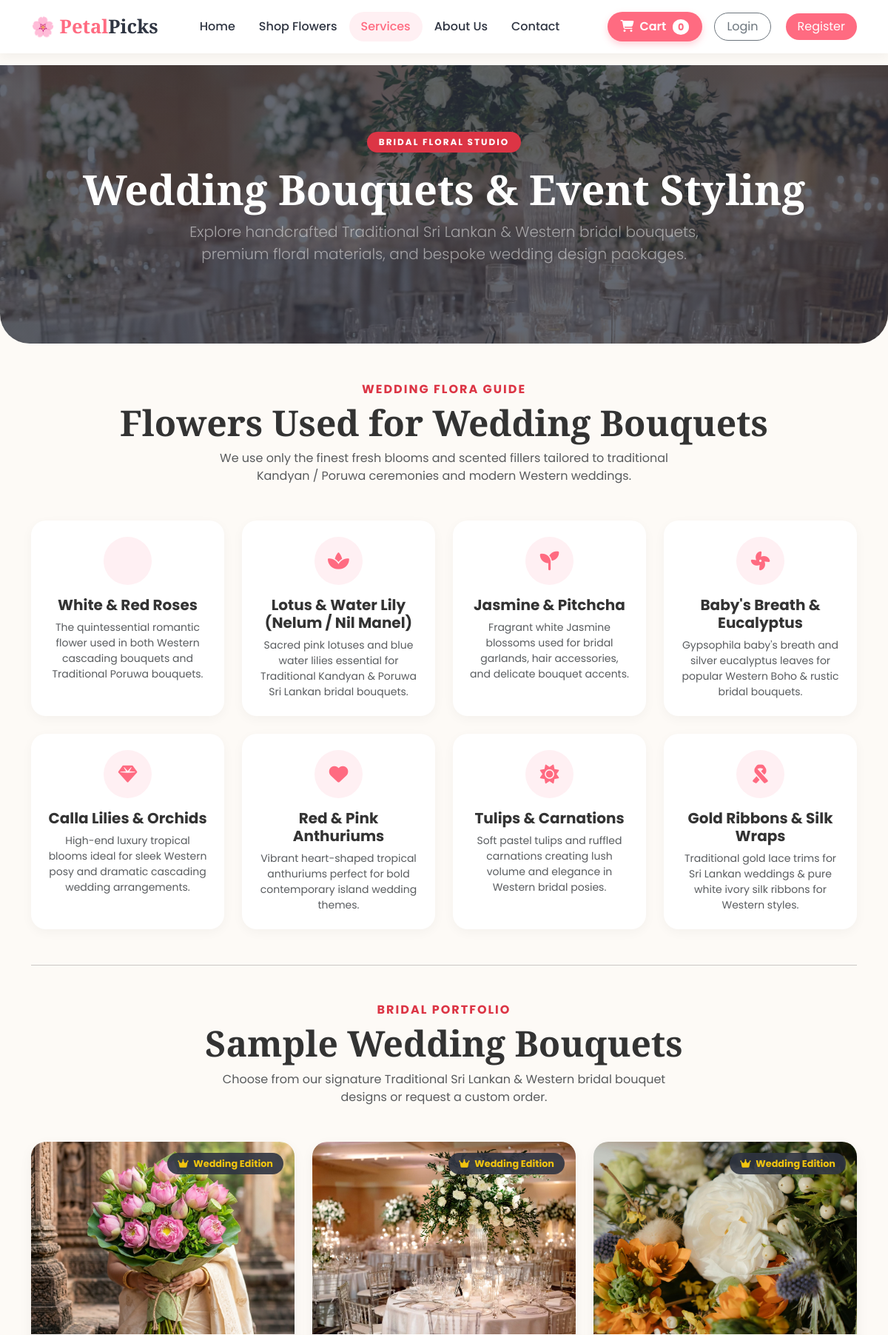
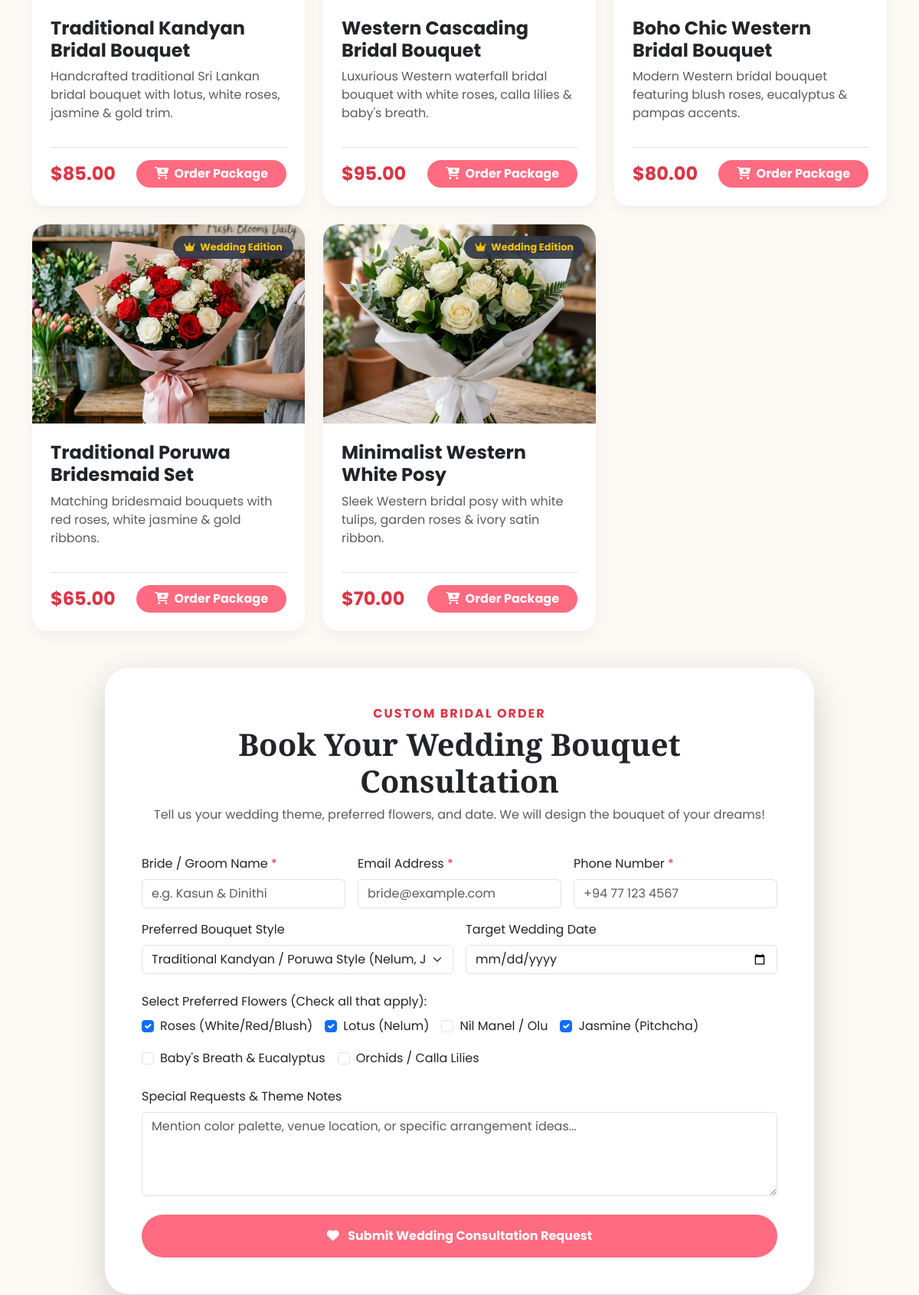
/services.php (upper part), run on the app's committed database (2 pictures, top to bottom).
### tables this page shows
CREATE TABLE IF NOT EXISTS products (
    id INT AUTO_INCREMENT PRIMARY KEY,
    name VARCHAR(100) NOT NULL,
    description TEXT,
    price DECIMAL(10, 2) NOT NULL,
    image_url VARCHAR(255) NOT NULL,
    category VARCHAR(50) DEFAULT 'Bouquets',
    created_at TIMESTAMP DEFAULT CURRENT_TIMESTAMP
);

### services.php (the view, shortened to what this page needs)
<?php
require_once 'db_connect.php';
require_once 'header.php';
$wedding_products_res = $conn->query("SELECT * FROM products WHERE category = 'Wedding Bouquets' ORDER BY id ASC");
?>
<div class="services-hero">
    <div class="container">
        <span class="badge bg-danger rounded-pill px-3 py-2 mb-3 text-uppercase fw-bold" style="letter-spacing: 2px;">Bridal Floral Studio</span>
        <h1 class="display-4 fw-bold mb-2">Wedding Bouquets & Event Styling</h1>
        <p class="lead text-white-50 mx-auto" style="max-width: 700px;">Explore handcrafted Traditional Sri Lankan & Western bridal bouquets, premium floral materials, and bespoke wedding design packages.</p>
    </div>
</div>
<div class="container mb-5">
    <div class="text-center mb-5">
        <span class="text-danger fw-bold text-uppercase" style="letter-spacing: 2px;">Wedding Flora Guide</span>
        <h2 class="display-5 fw-bold mt-1">Flowers Used for Wedding Bouquets</h2>
        <p class="text-muted mx-auto" style="max-width: 650px;">We use only the finest fresh blooms and scented fillers tailored to traditional Kandyan / Poruwa ceremonies and modern Western weddings.</p>
    </div>
    <div class="row g-4 mb-5">
        <div class="col-md-3 col-sm-6">
            <div class="flower-material-card">
                <div class="flower-material-icon"><i class="fa-solid fa-rose"></i></div>
                <h5 class="fw-bold">White & Red Roses</h5>
                <p class="text-muted small mb-0">The quintessential romantic flower used in both Western cascading bouquets and Traditional Poruwa bouquets.</p>
            </div>
        </div>
        <div class="col-md-3 col-sm-6">
            <div class="flower-material-card">
                <div class="flower-material-icon"><i class="fa-solid fa-spa"></i></div>
                <h5 class="fw-bold">Lotus & Water Lily (Nelum / Nil Manel)</h5>
                <p class="text-muted small mb-0">Sacred pink lotuses and blue water lilies essential for Traditional Kandyan & Poruwa Sri Lankan bridal bouquets.</p>
            </div>
        </div>
        <div class="col-md-3 col-sm-6">
            <div class="flower-material-card">
                <div class="flower-material-icon"><i class="fa-solid fa-seedling"></i></div>
                <h5 class="fw-bold">Jasmine & Pitchcha</h5>
                <p class="text-muted small mb-0">Fragrant white Jasmine blossoms used for bridal garlands, hair accessories, and delicate bouquet accents.</p>
            </div>
        </div>
        <div class="col-md-3 col-sm-6">
            <div class="flower-material-card">
                <div class="flower-material-icon"><i class="fa-solid fa-fan"></i></div>
                <h5 class="fw-bold">Baby's Breath & Eucalyptus</h5>
                <p class="text-muted small mb-0">Gypsophila baby's breath and silver eucalyptus leaves for popular Western Boho & rustic bridal bouquets.</p>
            </div>
        </div>
        <div class="col-md-3 col-sm-6">
            <div class="flower-material-card">
                <div class="flower-material-icon"><i class="fa-solid fa-gem"></i></div>
                <h5 class="fw-bold">Calla Lilies & Orchids</h5>
                <p class="text-muted small mb-0">High-end luxury tropical blooms ideal for sleek Western posy and dramatic cascading wedding arrangements.</p>
            </div>
        </div>
        <div class="col-md-3 col-sm-6">
            <div class="flower-material-card">
                <div class="flower-material-icon"><i class="fa-solid fa-heart"></i></div>
                <h5 class="fw-bold">Red & Pink Anthuriums</h5>
                <p class="text-muted small mb-0">Vibrant heart-shaped tropical anthuriums perfect for bold contemporary island wedding themes.</p>
            </div>
        </div>
        <div class="col-md-3 col-sm-6">
            <div class="flower-material-card">
                <div class="flower-material-icon"><i class="fa-solid fa-sun"></i></div>
                <h5 class="fw-bold">Tulips & Carnations</h5>
                <p class="text-muted small mb-0">Soft pastel tulips and ruffled carnations creating lush volume and elegance in Western bridal posies.</p>
            </div>
        </div>
        <div class="col-md-3 col-sm-6">
            <div class="flower-material-card">
                <div class="flower-material-icon"><i class="fa-solid fa-ribbon"></i></div>
                <h5 class="fw-bold">Gold Ribbons & Silk Wraps</h5>
                <p class="text-muted small mb-0">Traditional gold lace trims for Sri Lankan weddings & pure white ivory silk ribbons for Western styles.</p>
            </div>
        </div>
    </div>
    <hr class="my-5">
    <div class="text-center mb-5">
        <span class="text-danger fw-bold text-uppercase" style="letter-spacing: 2px;">Bridal Portfolio</span>
        <h2 class="display-5 fw-bold mt-1">Sample Wedding Bouquets</h2>
        <p class="text-muted mx-auto" style="max-width: 650px;">Choose from our signature Traditional Sri Lankan & Western bridal bouquet designs or request a custom order.</p>
    </div>
    <div class="row g-4 mb-5">
        <?php if ($wedding_products_res && $wedding_products_res->num_rows > 0): ?>
            <?php while ($w_product = $wedding_products_res->fetch_assoc()): ?>
                <div class="col-lg-4 col-md-6">
                    <div class="wedding-sample-card position-relative">
                        <span class="badge-style"><i class="fa-solid fa-crown me-1"></i> Wedding Edition</span>
                        <img src="<?php echo htmlspecialchars($w_product['image_url']); ?>" alt="<?php echo htmlspecialchars($w_product['name']); ?>" class="wedding-sample-img" onerror="this.src='./image/1.jpg';">
                        <div class="p-4 d-flex flex-column flex-grow-1">
                            <h4 class="fw-bold mb-2 text-dark"><?php echo htmlspecialchars($w_product['name']); ?></h4>
                            <p class="text-muted fs-6 flex-grow-1"><?php echo htmlspecialchars($w_product['description']); ?></p>
                            <div class="d-flex align-items-center justify-content-between mt-3 pt-3 border-top">
                                <span class="fs-4 fw-bold text-danger">$<?php echo number_format($w_product['price'], 2); ?></span>
                                <form action="add_to_cart.php" method="POST" class="m-0">
                                    <button type="submit" class="btn btn-danger rounded-pill px-4 fw-bold" style="background-color: var(--primary-color); border: none;">
                                        <i class="fa-solid fa-cart-plus me-1"></i> Order Package
                                    </button>
                                </form>
                            </div>
                        </div>
                    </div>
                </div>
            <?php endwhile; ?>
        <?php endif; ?>
    </div>
    <div class="row justify-content-center mt-5">
        <div class="col-lg-10">
            <div class="card border-0 shadow-lg rounded-5 p-4 p-md-5 bg-white">
                <div class="text-center mb-4">
                    <span class="text-danger fw-bold text-uppercase" style="letter-spacing: 2px;">Custom Bridal Order</span>
                    <h3 class="display-6 fw-bold mt-1">Book Your Wedding Bouquet Consultation</h3>
                    <p class="text-muted">Tell us your wedding theme, preferred flowers, and date. We will design the bouquet of your dreams!</p>
                </div>
                <form method="POST" action="services.php">
                    <div class="row g-3 mb-3">
                        <div class="col-md-4">
                            <label class="form-label font-weight-bold">Bride / Groom Name <span class="text-danger">*</span></label>
                            <input type="text" name="name" class="form-control" placeholder="e.g. Kasun & Dinithi" required>
                        </div>
                        <div class="col-md-4">
                            <label class="form-label font-weight-bold">Email Address <span class="text-danger">*</span></label>
                            <input type="email" name="email" class="form-control" placeholder="bride@example.com" required>
                        </div>
                        <div class="col-md-4">
                            <label class="form-label font-weight-bold">Phone Number <span class="text-danger">*</span></label>
                            <input type="text" name="phone" class="form-control" placeholder="+94 77 123 4567" required>
                        </div>
                    </div>
                    <div class="row g-3 mb-4">
                        <div class="col-md-6">
                            <label class="form-label font-weight-bold">Preferred Bouquet Style</label>
                            <select name="bouquet_style" class="form-select">
                                <option value="Traditional Kandyan / Poruwa (Lotus, Jasmine & Gold)">Traditional Kandyan / Poruwa Style (Nelum, Jasmine & Gold)</option>
                            </select>
                        </div>
                        <div class="col-md-6">
                            <label class="form-label font-weight-bold">Target Wedding Date</label>
                            <input type="date" name="wedding_date" class="form-control">
                        </div>
                    </div>
                    <div class="mb-4">
                        <label class="form-label font-weight-bold">Select Preferred Flowers (Check all that apply):</label>
                        <div class="d-flex flex-wrap gap-3">
                            <div class="form-check">
                                <input class="form-check-input" type="checkbox" name="flowers[]" value="White & Red Roses" id="f1" checked>
                                <label class="form-check-label" for="f1">Roses (White/Red/Blush)</label>
                            </div>
                            <div class="form-check">
                                <input class="form-check-input" type="checkbox" name="flowers[]" value="Lotus (Nelum)" id="f2" checked>
                                <label class="form-check-label" for="f2">Lotus (Nelum)</label>
                            </div>
                            <div class="form-check">
                                <input class="form-check-input" type="checkbox" name="flowers[]" value="Water Lily (Nil Manel/Olu)" id="f3">
                                <label class="form-check-label" for="f3">Nil Manel / Olu</label>
                            </div>
                            <div class="form-check">
                                <input class="form-check-input" type="checkbox" name="flowers[]" value="Jasmine / Pitchcha" id="f4" checked>
                                <label class="form-check-label" for="f4">Jasmine (Pitchcha)</label>
                            </div>
                            <div class="form-check">
                                <input class="form-check-input" type="checkbox" name="flowers[]" value="Baby's Breath & Eucalyptus" id="f5">
                                <label class="form-check-label" for="f5">Baby's Breath & Eucalyptus</label>
                            </div>
                            <div class="form-check">
                                <input class="form-check-input" type="checkbox" name="flowers[]" value="Orchids & Calla Lilies" id="f6">
                                <label class="form-check-label" for="f6">Orchids / Calla Lilies</label>
                            </div>
                        </div>
                    </div>
                    <div class="mb-4">
                        <label class="form-label font-weight-bold">Special Requests & Theme Notes</label>
                        <textarea name="notes" class="form-control" rows="4" placeholder="Mention color palette, venue location, or specific arrangement ideas..."></textarea>
                    </div>
                    <button type="submit" class="btn btn-danger w-100 py-3 rounded-pill fw-bold shadow-sm" style="background-color: var(--primary-color); border: none;">
                        <i class="fa-solid fa-heart me-2"></i> Submit Wedding Consultation Request
                    </button>
                </form>
            </div>
        </div>
    </div>
</div>
<?php require_once 'footer.php'; ?>

### header.php (style rules this page uses)
:root { --primary-color: #ff6b81; --primary-hover: #ff4757; --secondary-color: #2ed573; --dark-color: #2f3542; --light-bg: #fff0f3; --text-muted: #747d8c; }
body { font-family: 'Poppins', sans-serif; color: #333; background-color: #fdfaf6; min-height: 100vh; display: flex; flex-direction: column; }
h1, h2, h3, .navbar-brand { font-family: 'Playfair Display', serif; }

### services.php (style rules this page uses)
.services-hero { background: linear-gradient(rgba(47, 53, 66, 0.75), rgba(47, 53, 66, 0.75)), url('./image/DEEEEEE.avif') center/cover no-repeat; color: white; padding: 90px 0; border-radius: 0 0 40px 40px; margin-bottom: 50px; text-align: center; }
.flower-material-card { background: white; border-radius: 20px; padding: 22px; box-shadow: 0 4px 15px rgba(0,0,0,0.04); transition: transform 0.3s ease; height: 100%; text-align: center; }
.flower-material-icon { width: 65px; height: 65px; border-radius: 50%; background-color: var(--light-bg); color: var(--primary-color); display: inline-flex; align-items: center; justify-content: center; font-size: 1.6rem; margin-bottom: 15px; }
.wedding-sample-card { background: white; border: none; border-radius: 20px; overflow: hidden; box-shadow: 0 6px 18px rgba(0, 0, 0, 0.05); transition: all 0.3s ease; height: 100%; display: flex; flex-direction: column; }
.wedding-sample-img { width: 100%; height: 260px; object-fit: cover; }
.badge-style { position: absolute; top: 15px; right: 15px; background-color: rgba(47, 53, 66, 0.9); color: #f1c40f; font-size: 0.8rem; font-weight: 700; padding: 5px 14px; border-radius: 20px; }

### data on the page
products: image_url (picture), name "Traditional Kandyan Bridal Bouquet", description "Handcrafted traditional Sri Lankan bridal bouquet with lotus, white roses, jasmine & gold trim.", price "85.00"
products: image_url (picture), name "Western Cascading Bridal Bouquet", description "Luxurious Western waterfall bridal bouquet with white roses, calla lilies & baby's breath.", price "95.00"
products: shows a picture, name "Boho Chic Western Bridal Bouquet", description "Modern Western bridal bouquet featuring blush roses, eucalyptus & pampas accents.", price "80.00"
products: image_url (picture), name "Traditional Poruwa Bridesmaid Set", description "Matching bridesmaid bouquets with red roses, white jasmine & gold ribbons.", price "65.00"
products: image_url (picture), name "Minimalist Western White Posy", description "Sleek Western bridal posy with white tulips, garden roses & ivory satin ribbon.", price "70.00"

### other printed values
$cart_count "0"
